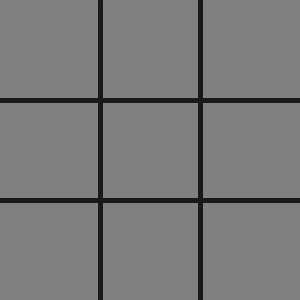
Frame 1 (no input)
Frame 60 (the mouse pressed at the canvas centre just before this capture): identical to frame 1, image omitted
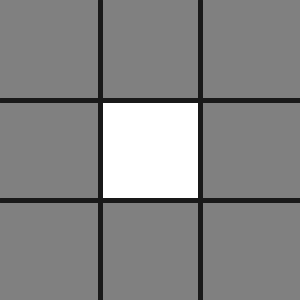
Frame 120 (the mouse held since frame 60 and released just before this capture)

The Processing sketch that drew these frames (run headless with seeded random() and noise(); from frame 60 on, the mouse is pressed at the canvas centre):

// Processing sketch: index
// ── index.pde
int[][] board=new int[3][3];
int turn=1;
int playing=1;
void setup() {
  size(300, 300);
  for (int j=0; j<3; j++) {
    for (int i=0; i<3; i++) {
      board[j][i]=-1;
    }
  }
}
boolean t(int i, int j) {
  return board[j][i]==turn;
}
void check_win() {
  if ((t(0, 0)&&t(0, 1)&&t(0, 2))||(t(1, 0)&&t(1, 1)&&t(1, 2))||(t(2, 0)&&t(2, 1)&&t(2, 2))||(t(0, 0)&&t(1, 0)&&t(2, 0))||(t(0, 1)&&t(1, 1)&&t(2, 1))||(t(0, 2)&&t(1, 2)&&t(2, 2))||(t(0, 0)&&t(1, 1)&&t(2, 2)||(t(2, 0)&&t(1, 1)&&t(0, 2)))) {
    println(turn+" won!");
    playing=0;
    return;
  }
  for (int j=0; j<3; j++) {
    for (int i=0; i<3; i++) {
      if (board[j][i]==-1) {
        return;
      }
    }
  }
  println("Tie!");
  playing=0;
}
void make_move(int i, int j) {
  if (i>-1&&i<3&&j>-1&&j<3&board[j][i]==-1) {
    board[j][i]=turn;
    check_win();
    turn=1-turn;
    return;
  }
}
void mousePressed() {
  int x=int(mouseX/100), y=int(mouseY/100);
  if (x<0||x>2||y<0||y>2) {
    return;
  }
  make_move(x, y);
}
void draw() {
  background(128);
  noStroke();
  for (int j=0; j<3; j++) {
    for (int i=0; i<3; i++) {
      if (board[j][i]==0) {
        fill(0);
        rect(i*width/3, j*height/3, width/3, height/3);
      }
      if (board[j][i]==1) {
        fill(255);
        rect(i*width/3, j*height/3, width/3, height/3);
      }
    }
  }
  strokeWeight(5);
  stroke(25);
  line(width/3, 0, width/3, height);
  line(width/3*2, 0, width/3*2, height);
  line(0, height/3, width, height/3);
  line(0, height/3*2, width, height/3*2);
  if (playing==0) {
    noLoop();
  }
}
